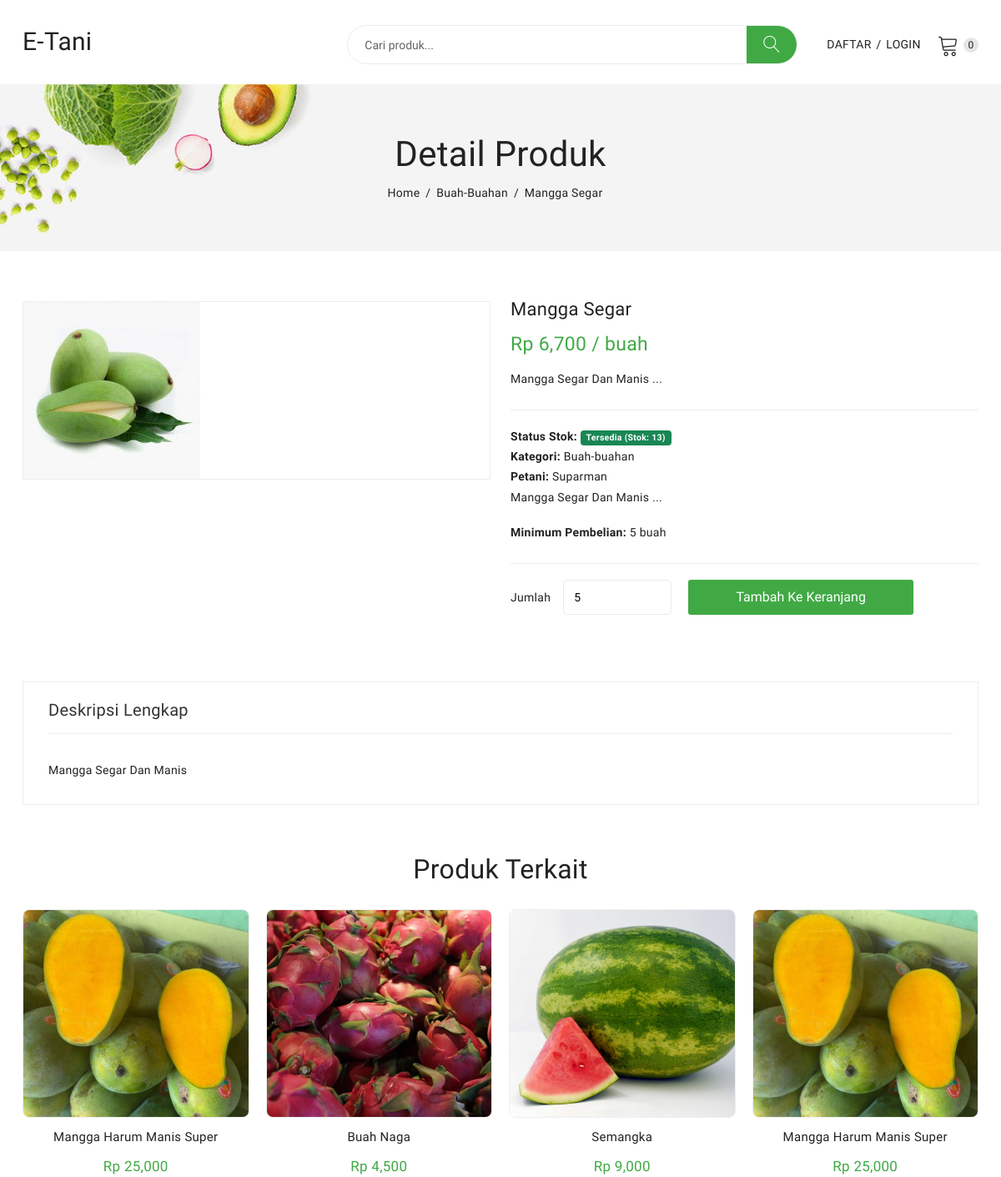
The app's page /detail_produk.php?id=8, older data.
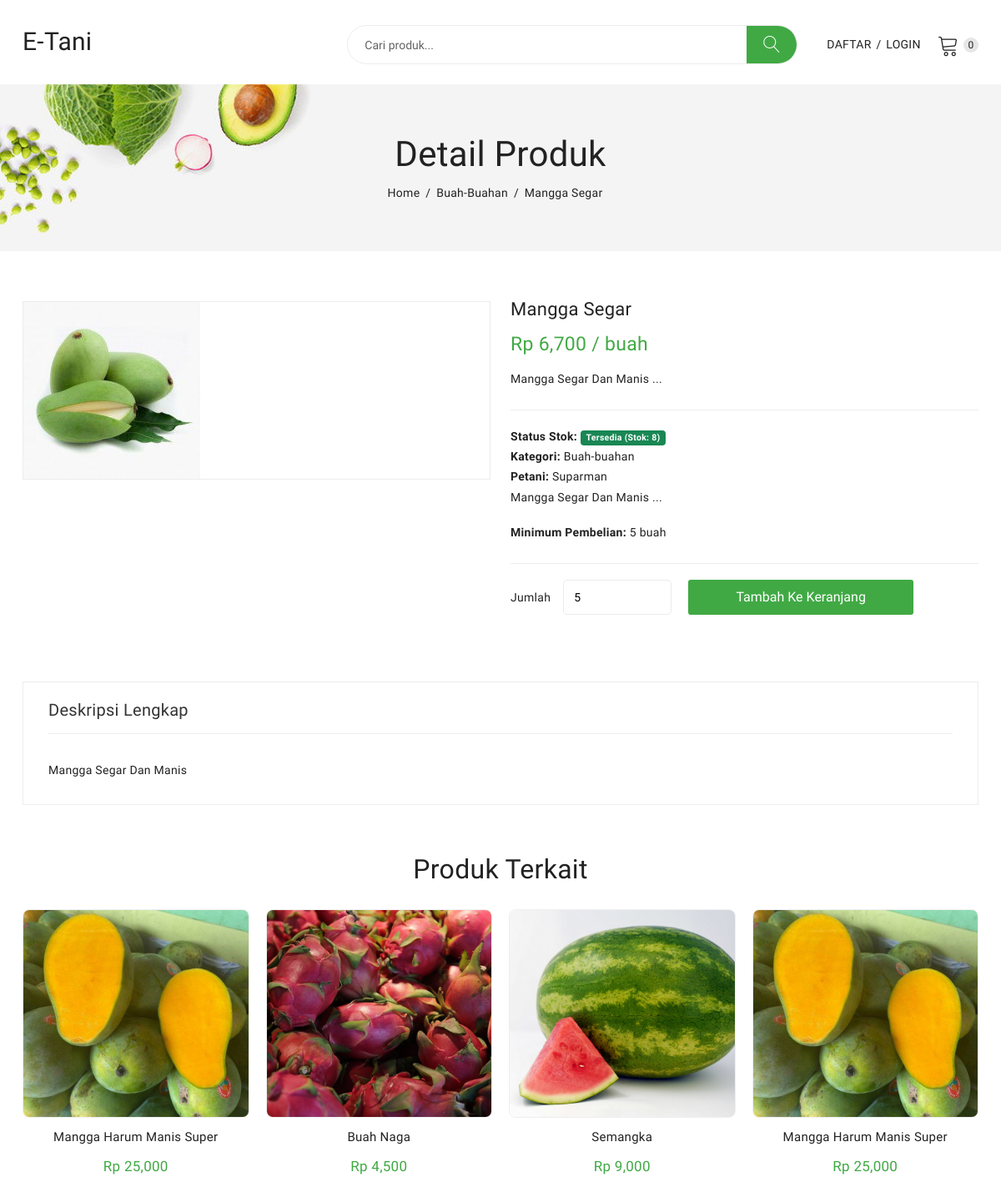
The same page, newer data.
### tables this page shows
CREATE TABLE `produk` (
  `id_produk` int(11) NOT NULL,
  `id_petani` int(11) NOT NULL,
  `id_kategori` int(11) NOT NULL,
  `nama_produk` varchar(255) NOT NULL,
  `deskripsi` text NOT NULL,
  `harga` decimal(10,0) NOT NULL,
  `satuan` varchar(20) NOT NULL COMMENT 'Contoh: kg, ikat, buah',
  `stok` int(11) NOT NULL,
  `foto_produk` varchar(255) NOT NULL,
  `status_produk` enum('Tersedia','Habis') NOT NULL DEFAULT 'Tersedia',
  `tgl_upload` timestamp NULL DEFAULT current_timestamp(),
  `minimum_pembelian` int(11) DEFAULT 1
);

CREATE TABLE `kategori_produk` (
  `id_kategori` int(11) NOT NULL,
  `nama_kategori` varchar(100) NOT NULL
);

CREATE TABLE `petani` (
  `id_petani` int(11) NOT NULL,
  `nama_petani` varchar(100) NOT NULL,
  `email` varchar(100) NOT NULL,
  `password` varchar(255) NOT NULL,
  `telp` varchar(20) NOT NULL,
  `alamat_petani` text NOT NULL,
  `foto_petani` varchar(255) DEFAULT 'default.png',
  `status_akun` enum('Aktif','Non-Aktif','Menunggu Verifikasi') NOT NULL DEFAULT 'Menunggu Verifikasi'
);

### detail_produk.php (the view, shortened to what the changed rows need)
<?php
include 'admin/inc/koneksi.php';
$id_produk = (int)$_GET['id'];
$query_produk = $con->query("SELECT
                                p.*,
                                k.nama_kategori,
                                pt.nama_petani
                            FROM produk p
                            JOIN kategori_produk k ON p.id_kategori = k.id_kategori
                            JOIN petani pt ON p.id_petani = pt.id_petani
                            WHERE p.id_produk = '$id_produk' AND p.status_produk = 'Tersedia'");
$produk = $query_produk->fetch_assoc();
include 'header.php';
$id_kategori_terkait = $produk['id_kategori'];
$query_terkait = $con->query("SELECT * FROM produk
                              WHERE id_kategori = '$id_kategori_terkait'
                              AND id_produk != '$id_produk'
                              AND status_produk = 'Tersedia'
                              LIMIT 4");
?>
<div class="breadcrumbs_area">
    <div class="container">
        <div class="row">
            <div class="col-12">
                <div class="breadcrumb_content">
                    <ul>
                        <li><a href="index.php">Home</a></li>
                        <li><a href="index.php?kategori=<?= $produk['id_kategori']; ?>"><?= $produk['nama_kategori']; ?></a></li>
                        <li><?= htmlspecialchars($produk['nama_produk']); ?></li>
                    </ul>
                </div>
            </div>
        </div>
    </div>
</div>
<div class="product_details mt-60 mb-60">
    <div class="container">
        <div class="row">
            <div class="col-lg-6 col-md-6">
                <div class="product-details-tab">
                    <div id="img-1" class="zoomWrapper single-zoom">
                        <a href="#">
                            <img id="zoom1" src="admin/images/produk/<?= $produk['foto_produk']; ?>" data-zoom-image="admin/images/produk/<?= $produk['foto_produk']; ?>" alt="Foto Produk">
                        </a>
                    </div>
                </div>
            </div>
            <div class="col-lg-6 col-md-6">
                <div class="product_d_right">
                    <form action="keranjang.php?aksi=tambah&id=<?= $produk['id_produk']; ?>" method="POST">
                        <h1><?= htmlspecialchars($produk['nama_produk']); ?></h1>
                        <div class="price_box">
                            <span class="current_price">Rp <?= number_format($produk['harga']); ?> / <?= $produk['satuan']; ?></span>
                        </div>
                        <div class="product_desc">
                            <p><?= substr(strip_tags($produk['deskripsi']), 0, 250); ?>...</p>
                        </div>
                        <div class="product_variant_info">
                            <ul>
                                <li><b>Status Stok:</b>
                                    <?php if ($produk['stok'] > 0): ?>
                                        <span class="badge bg-success">Tersedia (Stok: <?= $produk['stok'] ?>)</span>
                                    <?php else: ?>
                                        <span class="badge bg-danger">Habis</span>
                                    <?php endif; ?>
                                </li>
                                <li><b>Kategori:</b> <a href="index.php?kategori=<?= $produk['id_kategori']; ?>"><?= $produk['nama_kategori']; ?></a></li>
                                <li><b>Petani:</b> <?= $produk['nama_petani']; ?></li>
                                <div class="product_desc">
                                    <p><?= substr(strip_tags($produk['deskripsi']), 0, 250); ?>...</p>
                                    <p><strong>Minimum Pembelian:</strong> <?= $produk['minimum_pembelian']; ?> <?= $produk['satuan']; ?></p>
                                </div>
                            </ul>
                        </div>
                        <?php if ($produk['stok'] > 0): ?>
                            <div class="product_variant quantity">
                                <label>Jumlah</label>
                                <input min="<?= $produk['minimum_pembelian']; ?>"
                                    max="<?= $produk['stok']; ?>"
                                    value="<?= $produk['minimum_pembelian']; ?>"
                                    type="number"
                                    name="jumlah"
                                    required>
                                <button class="button" type="submit">Tambah ke Keranjang</button>
                            </div>
                        <?php else: ?>
                            <div class="product_variant quantity">
                                <button class="button" type="button" disabled>Stok Habis</button>
                            </div>
                        <?php endif; ?>
                    </form>
                </div>
            </div>
        </div>
    </div>
</div>
<div class="product_d_info mb-60">
    <div class="container">
        <div class="row">
            <div class="col-12">
                <div class="product_d_inner">
                    <div class="tab-content">
                        <div class="tab-pane fade show active" id="info" role="tabpanel">
                            <div class="product_info_content">
                                <p><?= nl2br(htmlspecialchars($produk['deskripsi'])); ?></p>
                            </div>
                        </div>
                    </div>
                </div>
            </div>
        </div>
    </div>
</div>
<?php if ($query_terkait->num_rows > 0) : ?>
    <section class="related_product_area mb-50">
        <div class="container">
            <div class="row">
                <div class="col-12">
                    <div class="section_title">
                        <h2>Produk Terkait</h2>
                    </div>
                </div>
            </div>
        </div>
    </section>
<?php endif; ?>
<?php
include 'footer.php';
?>

Row changes from the older to the newer data that the page shows:
changed produk "buah": stok "13" → "8"
